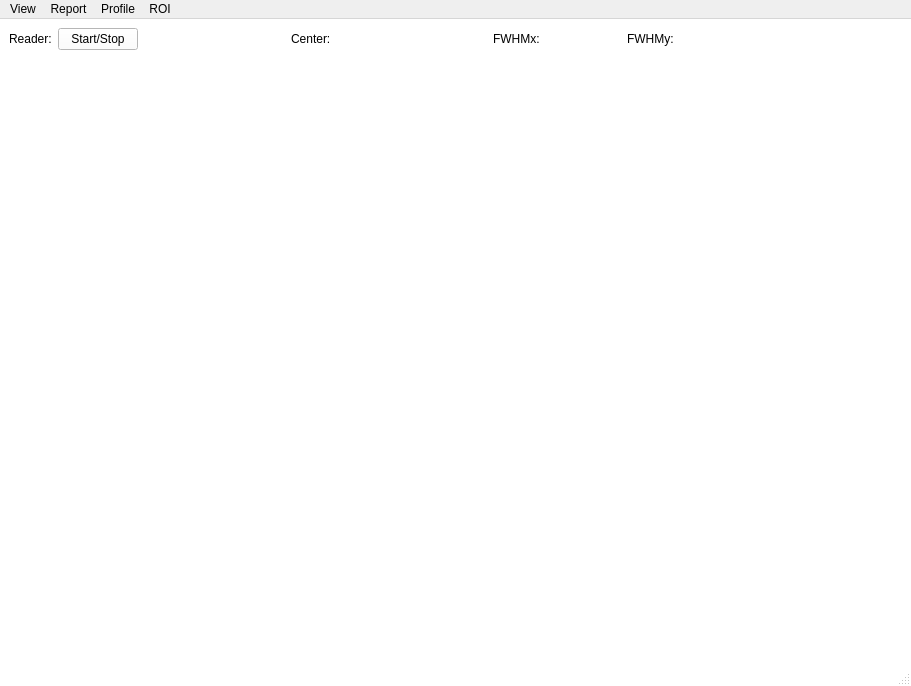
<?xml version="1.0" encoding="UTF-8"?>
<ui version="4.0">
 <class>MainWindow</class>
 <widget class="QMainWindow" name="MainWindow">
  <property name="geometry">
   <rect>
    <x>0</x>
    <y>0</y>
    <width>911</width>
    <height>686</height>
   </rect>
  </property>
  <property name="windowTitle">
   <string>MainWindow</string>
  </property>
  <property name="windowIcon">
   <iconset>
    <normaloff>:/buttons/images/icon.png</normaloff>:/buttons/images/icon.png</iconset>
  </property>
  <property name="autoFillBackground">
   <bool>true</bool>
  </property>
  <property name="styleSheet">
   <string notr="true">QLabel {font-family: Arial; font-size: 10pt;}
QStatusBar(background-color:#fff;)</string>
  </property>
  <widget class="QWidget" name="centralwidget">
   <property name="autoFillBackground">
    <bool>false</bool>
   </property>
   <property name="styleSheet">
    <string notr="true">QWidget {background: #fff;}

*[class~=&quot;QPushButton&quot;] {border:0px; padding: 5px; padding-left:10px; padding-right: 10px;}
*[class~=&quot;QPushButton&quot;]:hover {background-color: #eee; color: #000;}
*[class~=&quot;QPushButton&quot;]:pressed {background-color:#ecc}

*[class~=&quot;QSpinBox&quot;] {border: 2px solid #ccc;}
*[class~=&quot;QSpinBox&quot;]:hover {border: 2px solid #ecc;}

*[class~=&quot;QSpinBox&quot;]::up-button {subcontrol-origin: border;
    subcontrol-position: top right; 
    width: 20px; 
    border-image: url(:/buttons/images/spinup.png) 0.5;
    border-width: 1px;}
*[class~=&quot;QSpinBox&quot;]::up-button:pressed {background-color: #ecc;}
*[class~=&quot;QSpinBox&quot;]::up-button:hover {background-color: #eee;}

*[class~=&quot;QSpinBox&quot;]::down-button {subcontrol-origin: border;
    subcontrol-position: bottom right; 
    width: 20px; 
    border-image: url(:/buttons/images/spindown.png) 0.5;
    border-width: 1px;}
*[class~=&quot;QSpinBox&quot;]::down-button:pressed {background-color: #ecc;}
*[class~=&quot;QSpinBox&quot;]::down-button:hover {background-color: #eee;}

*[class~=&quot;QGraphicsView&quot;]::down-button:hover {border: 0px solid #000;}

*[class~=&quot;QLabel&quot;]#lbl_center {font-weight:bold; color: #a00;}
*[class~=&quot;QLabel&quot;]#lbl_fwhmx {font-weight:bold; color: #a00;}
*[class~=&quot;QLabel&quot;]#lbl_fwhmy {font-weight:bold; color: #a00;}</string>
   </property>
   <layout class="QGridLayout" name="gridLayout">
    <property name="margin">
     <number>0</number>
    </property>
    <item row="0" column="0">
     <widget class="QWidget" name="wupper" native="true">
      <property name="maximumSize">
       <size>
        <width>16777215</width>
        <height>50</height>
       </size>
      </property>
      <layout class="QHBoxLayout" name="horizontalLayout">
       <item>
        <widget class="QLabel" name="label">
         <property name="text">
          <string>Reader:</string>
         </property>
        </widget>
       </item>
       <item>
        <widget class="QPushButton" name="btn_readerStartStop">
         <property name="text">
          <string>Start/Stop</string>
         </property>
         <property name="checkable">
          <bool>true</bool>
         </property>
         <property name="checked">
          <bool>false</bool>
         </property>
        </widget>
       </item>
       <item>
        <spacer name="horizontalSpacer_2">
         <property name="orientation">
          <enum>Qt::Horizontal</enum>
         </property>
         <property name="sizeHint" stdset="0">
          <size>
           <width>40</width>
           <height>20</height>
          </size>
         </property>
        </spacer>
       </item>
       <item>
        <widget class="QLabel" name="label_2">
         <property name="text">
          <string>Center:</string>
         </property>
        </widget>
       </item>
       <item>
        <widget class="QLabel" name="lbl_center">
         <property name="minimumSize">
          <size>
           <width>150</width>
           <height>0</height>
          </size>
         </property>
         <property name="text">
          <string/>
         </property>
         <property name="alignment">
          <set>Qt::AlignCenter</set>
         </property>
         <property name="textInteractionFlags">
          <set>Qt::LinksAccessibleByMouse|Qt::TextSelectableByKeyboard|Qt::TextSelectableByMouse</set>
         </property>
        </widget>
       </item>
       <item>
        <widget class="QLabel" name="label_4">
         <property name="text">
          <string>FWHMx:</string>
         </property>
        </widget>
       </item>
       <item>
        <widget class="QLabel" name="lbl_fwhmx">
         <property name="minimumSize">
          <size>
           <width>75</width>
           <height>0</height>
          </size>
         </property>
         <property name="text">
          <string/>
         </property>
         <property name="alignment">
          <set>Qt::AlignCenter</set>
         </property>
         <property name="textInteractionFlags">
          <set>Qt::LinksAccessibleByMouse|Qt::TextSelectableByKeyboard|Qt::TextSelectableByMouse</set>
         </property>
        </widget>
       </item>
       <item>
        <widget class="QLabel" name="label_6">
         <property name="text">
          <string>FWHMy:</string>
         </property>
        </widget>
       </item>
       <item>
        <widget class="QLabel" name="lbl_fwhmy">
         <property name="minimumSize">
          <size>
           <width>75</width>
           <height>0</height>
          </size>
         </property>
         <property name="text">
          <string/>
         </property>
         <property name="alignment">
          <set>Qt::AlignCenter</set>
         </property>
         <property name="textInteractionFlags">
          <set>Qt::LinksAccessibleByMouse|Qt::TextSelectableByKeyboard|Qt::TextSelectableByMouse</set>
         </property>
        </widget>
       </item>
       <item>
        <spacer name="horizontalSpacer">
         <property name="orientation">
          <enum>Qt::Horizontal</enum>
         </property>
         <property name="sizeHint" stdset="0">
          <size>
           <width>40</width>
           <height>20</height>
          </size>
         </property>
        </spacer>
       </item>
      </layout>
     </widget>
    </item>
    <item row="1" column="0">
     <widget class="ImageView" name="gv_main">
      <property name="styleSheet">
       <string notr="true"/>
      </property>
      <property name="frameShape">
       <enum>QFrame::NoFrame</enum>
      </property>
     </widget>
    </item>
   </layout>
  </widget>
  <widget class="QMenuBar" name="menubar">
   <property name="geometry">
    <rect>
     <x>0</x>
     <y>0</y>
     <width>911</width>
     <height>21</height>
    </rect>
   </property>
   <widget class="QMenu" name="menuView">
    <property name="title">
     <string>View</string>
    </property>
    <addaction name="actShowViewROI"/>
   </widget>
   <widget class="QMenu" name="menuReport">
    <property name="title">
     <string>Report</string>
    </property>
    <addaction name="actSaveImage"/>
   </widget>
   <widget class="QMenu" name="menuProfile">
    <property name="title">
     <string>Profile</string>
    </property>
    <addaction name="actLoadState"/>
    <addaction name="actSaveState"/>
   </widget>
   <widget class="QMenu" name="menuROI">
    <property name="title">
     <string>ROI</string>
    </property>
   </widget>
   <addaction name="menuView"/>
   <addaction name="menuReport"/>
   <addaction name="menuProfile"/>
   <addaction name="menuROI"/>
  </widget>
  <widget class="QStatusBar" name="statusbar">
   <property name="styleSheet">
    <string notr="true">QStatusBar {background-color: #fff;}</string>
   </property>
  </widget>
  <action name="actReaderStartStop">
   <property name="checkable">
    <bool>true</bool>
   </property>
   <property name="text">
    <string>Start</string>
   </property>
  </action>
  <action name="actReaderStop">
   <property name="text">
    <string>Stop</string>
   </property>
  </action>
  <action name="actShowViewROI">
   <property name="checkable">
    <bool>true</bool>
   </property>
   <property name="text">
    <string>Show View ROI</string>
   </property>
  </action>
  <action name="actShowFitROI">
   <property name="checkable">
    <bool>true</bool>
   </property>
   <property name="text">
    <string>Show Fit ROI</string>
   </property>
  </action>
  <action name="actSaveImage">
   <property name="text">
    <string>Save Image</string>
   </property>
  </action>
  <action name="actLoadState">
   <property name="text">
    <string>Load State</string>
   </property>
  </action>
  <action name="actSaveState">
   <property name="text">
    <string>Save State</string>
   </property>
  </action>
 </widget>
 <customwidgets>
  <customwidget>
   <class>ImageView</class>
   <extends>QGraphicsView</extends>
   <header>pyqtgraph.h</header>
  </customwidget>
 </customwidgets>
 <resources/>
 <connections/>
</ui>
